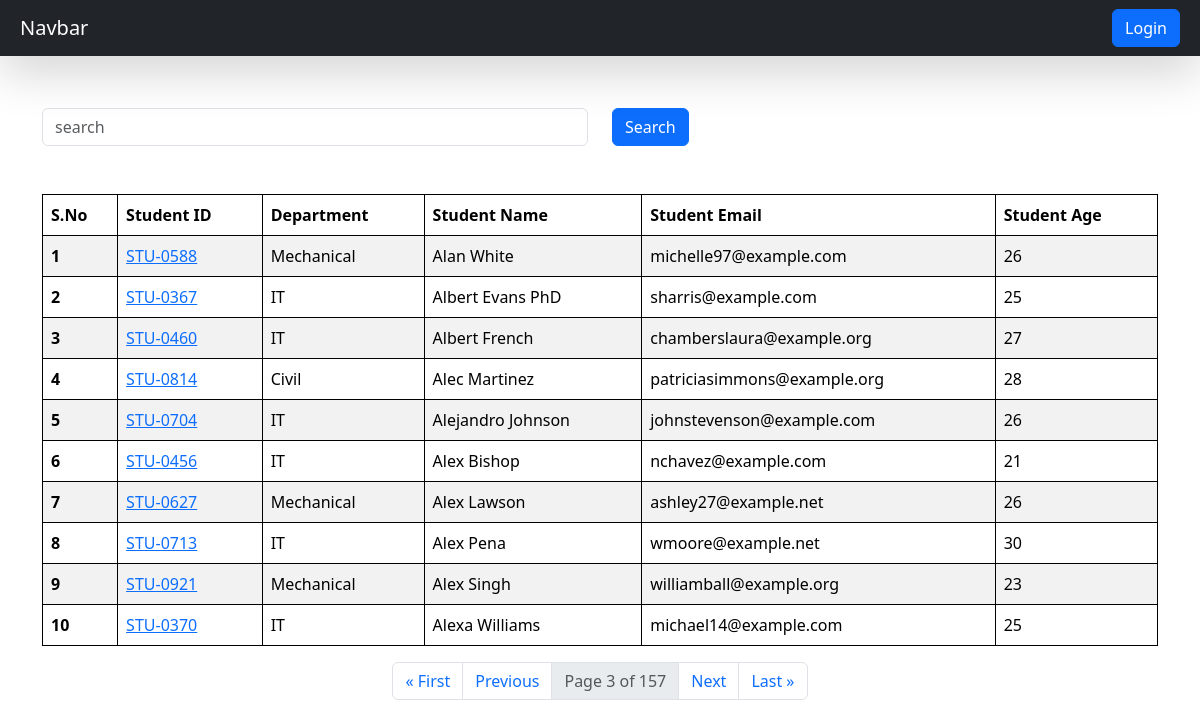
Screenshot of /students/?page=3 with the database file from the repository.
### vege/models.py (models this page shows, shortened)
class Student(models.Model):
    department = models.ForeignKey(Department, related_name="depart",on_delete=models.CASCADE)
    student_id = models.OneToOneField(StudentID, related_name="studentid", on_delete=models.CASCADE)
    student_name = models.CharField(max_length=100)
    student_email = models.EmailField(unique=True)
    student_age = models.IntegerField(default=18)
    student_address = models.TextField()
    is_deleted = models.BooleanField(default=False)
    objects = StudentManager()
    admin_objects = models.Manager()
    def __str__(self) -> str:
        return self.student_name
    class Meta:
        ordering = ['student_name']
        verbose_name = "student"

class StudentID(models.Model):
    student_id = models.CharField(max_length=100)
    def __str__(self) -> str:
        return self.student_id

class Department(models.Model):
    department = models.CharField(max_length=100)
    class Meta:
        ordering = ['department']

### vege/views.py (the view, shortened to what this page needs)
# urls.py: path('students/', get_students, name="get_students"),
def get_students(request):
    queryset = Student.objects.all()
    ranks = Student.objects.annotate(marks = Sum('studentmarks__marks')).order_by('-marks','-student_age')
    for rank in ranks:
        print(rank.marks)
    paginator = Paginator(queryset, 10)
    page_number = request.GET.get("page",1)
    page_obj = paginator.get_page(page_number)
    print(page_obj.object_list)
    return render(request, 'report/students.html', {'queryset': page_obj})

### vege/models.py (called while the page is built)
    def get_queryset(self):
        return super().get_queryset().filter(is_deleted=False)

### vege/templates/report/students.html
{% extends "base.html" %}
{% block start %}
<div class="container mt-5">
    <form>
    <div class="row">
        <div class="col-md-6">
            <input class="form-control mt-1" name="search" placeholder="search">
        </div>
        <div class="col-md-6">
            <button class="btn btn-primary mt-1">Search</button>
        </div>
    </div>
</form>
    <table class="table table-striped mt-5">
        <thead>
            <tr>
                <th scope="col">S.No</th>
                <th scope="col">Student ID</th>
                <th scope="col">Department</th>
                <th scope="col">Student Name</th>
                <th scope="col">Student Email</th>
                <th scope="col">Student Age</th>
            </tr>
        </thead>
        <tbody>
            {% for student in queryset %}
            <tr>
                <th scope="row">{{ forloop.counter }}</th>
                <td>
                    <a href="/see_marks/{{ student.student_id }}">
                        {{ student.student_id }}
                    </a>
                </td>
                <td>{{ student.department.department }}</td>
                <td>{{ student.student_name }}</td>
                <td>{{ student.student_email }}</td>
                <td>{{ student.student_age }}</td>
            </tr>
            {% endfor %}
        </tbody>
    </table>
    <nav aria-label="Page navigation example">
        <ul class="pagination d-flex justify-content-center align-items-center">
            {% if queryset.has_previous %}
            <li class="page-item">
                <a class="page-link" href="?page=1">&laquo; First</a>
            </li>
            <li class="page-item">
                <a class="page-link" href="?page={{ queryset.previous_page_number }}">Previous</a>
            </li>
            {% endif %}
            <li class="page-item disabled">
                <span class="page-link">Page {{ queryset.number }} of {{ queryset.paginator.num_pages }}</span>
            </li>
            {% if queryset.has_next %}
            <li class="page-item">
                <a class="page-link" href="?page={{ queryset.next_page_number }}">Next</a>
            </li>
            <li class="page-item">
                <a class="page-link" href="?page={{ queryset.paginator.num_pages }}">Last &raquo;</a>
            </li>
            {% endif %}
        </ul>
    </nav>
</div>
{% endblock %}

### home/templates/base.html (style rules this page uses)
table, th, td { border: 1px solid black; }

### rows the page displays
Student: student_id "STU-0588", department.department "Mechanical", student_name "Alan White", student_email "michelle97@example.com", student_age "26"
Student: student_id "STU-0367", department.department "IT", student_name "Albert Evans PhD", student_email "sharris@example.com", student_age "25"
Student: student_id "STU-0460", department.department "IT", student_name "Albert French", student_email "chamberslaura@example.org", student_age "27"
Student: student_id "STU-0814", department.department "Civil", student_name "Alec Martinez", student_email "patriciasimmons@example.org", student_age "28"
Student: student_id "STU-0704", department.department "IT", student_name "Alejandro Johnson", student_email "johnstevenson@example.com", student_age "26"
Student: student_id "STU-0456", department.department "IT", student_name "Alex Bishop", student_email "nchavez@example.com", student_age "21"
Student: student_id "STU-0627", department.department "Mechanical", student_name "Alex Lawson", student_email "ashley27@example.net", student_age "26"
Student: student_id "STU-0713", department.department "IT", student_name "Alex Pena", student_email "wmoore@example.net", student_age "30"
Student: student_id "STU-0921", department.department "Mechanical", student_name "Alex Singh", student_email "williamball@example.org", student_age "23"
Student: student_id "STU-0370", department.department "IT", student_name "Alexa Williams", student_email "michael14@example.com", student_age "25"

### other values shown
{{ queryset.number }} "3"
{{ queryset.paginator.num_pages }} "157"
